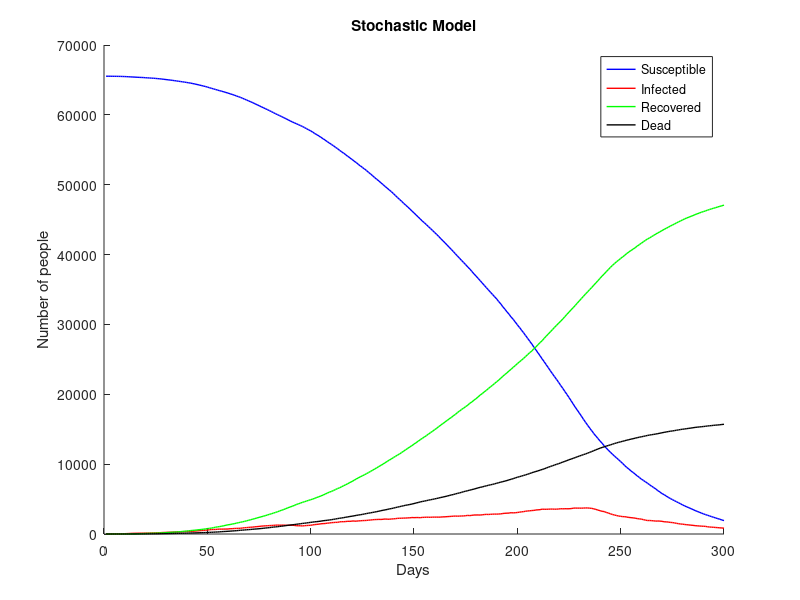
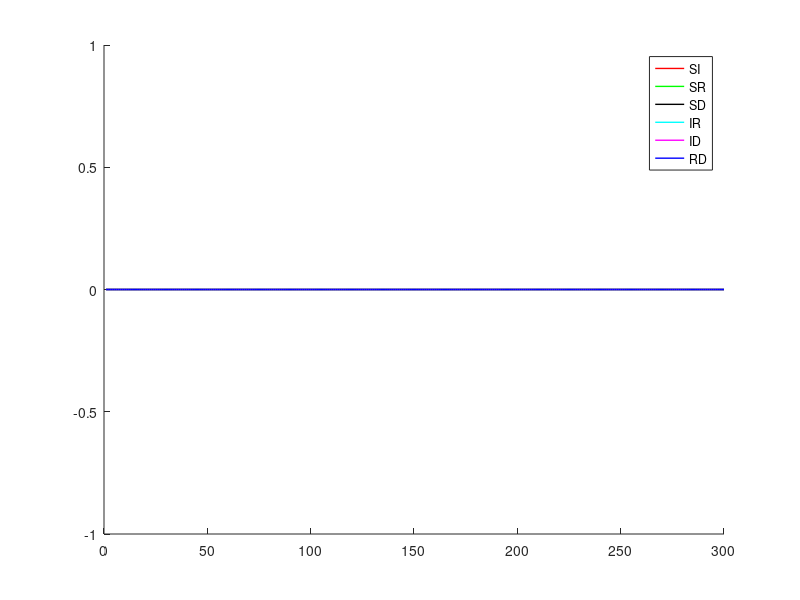
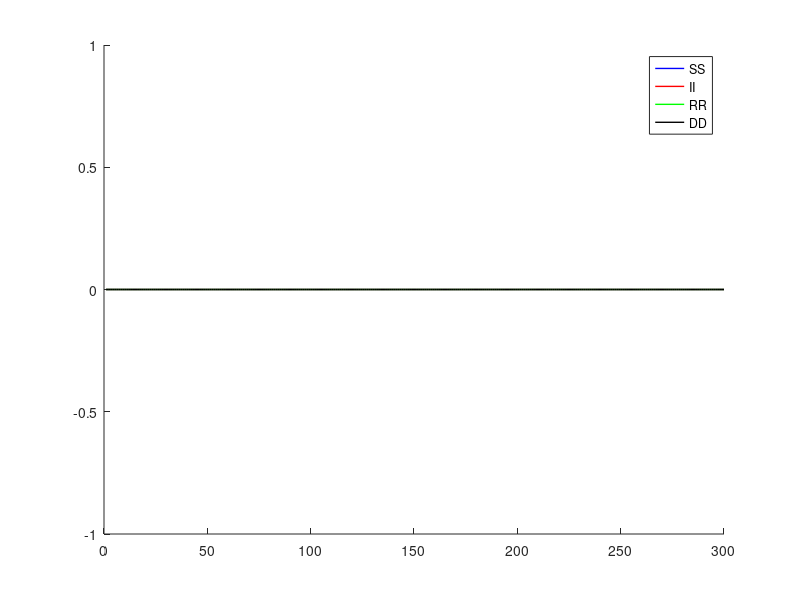
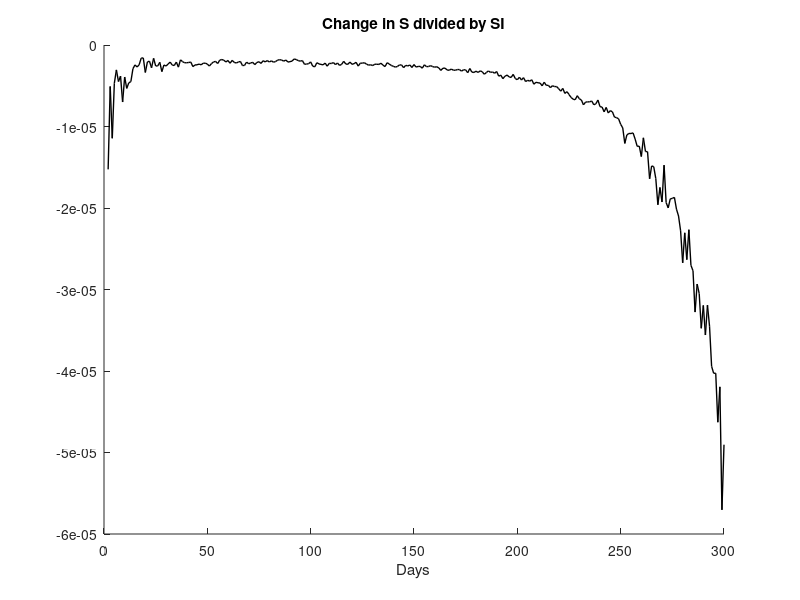

Source code (MATLAB) for these figures, in order:
%SIRD model
clear

size=256; %side length of square

days=300;

infection_rate=.05; %the rate that each additional neighbor multiplies the infection by
infection_radius=3; %how much taxicab distance away someone can be and still infect
infection_factor=2; %chance goes down by a factor of this for every further distance
death_chance=.005;
recovery_chance=.015;
long_connections=5; %how many "longer distance" connections can infect people

times=1; %ensemble only

%setting up infection mechanism
for radius=1:infection_radius
  for x_offset=0:radius
    infection_matrix(infection_radius+1+x_offset,infection_radius+1+radius-x_offset)=1/infection_factor^(radius-1); 
    infection_matrix(infection_radius+1-x_offset,infection_radius+1+radius-x_offset)=1/infection_factor^(radius-1);
    infection_matrix(infection_radius+1+x_offset,infection_radius+1-radius+x_offset)=1/infection_factor^(radius-1);
    infection_matrix(infection_radius+1-x_offset,infection_radius+1-radius+x_offset)=1/infection_factor^(radius-1);    
  endfor
endfor

for iter=1:times
  lattice_si(:,:,iter)=zeros(size,size);
  lattice_rd(:,:,iter)=zeros(size,size); %0 is susceptible
  lattice_i_days=zeros(size,size);
  
  initial_infections=1;

  for x=1:initial_infections
%    initial_x=floor(size*rand())+1; %first position of infected
%    initial_y=floor(size*rand())+1;
    initial_x=floor(size/2)+1;
    initial_y=floor(size/2)+1;
    lattice_si(initial_x,initial_y,iter)=1; %1 is infected
  endfor

  for j=1:days
    i=rand(size);
    lattice_si_temp=lattice_si(:,:,iter);
    
    lattice_i_days=lattice_i_days+(lattice_si(:,:,iter)==1); %each day the chance of recovery/death goes up linearly
      
    lattice_neighbors=infection_rate*conv2(lattice_si(:,:,iter),infection_matrix,"same")-i;
    lattice_si_temp=lattice_si(:,:,iter) | (lattice_neighbors>0);
    lattice_rd(:,:,iter)=lattice_rd(:,:,iter)+3*(lattice_si(:,:,iter).*(i>(1-(death_chance*lattice_i_days))))+2*(lattice_si(:,:,iter).*(i<(recovery_chance*lattice_i_days)));
    lattice_si(:,:,iter)=lattice_si_temp & not(lattice_rd(:,:,iter));
    
    end_s(j,iter)=sum(sum((lattice_si(:,:,iter)+lattice_rd(:,:,iter))==0));
    end_i(j,iter)=sum(sum((lattice_si(:,:,iter)+lattice_rd(:,:,iter))==1));
    end_r(j,iter)=sum(sum((lattice_si(:,:,iter)+lattice_rd(:,:,iter))==2));
    end_d(j,iter)=sum(sum((lattice_si(:,:,iter)+lattice_rd(:,:,iter))==3));
    
    if any(any(lattice_si(:,:,iter)))==0
      end_s(:,iter)=end_s(:,iter-1);
      end_i(:,iter)=end_i(:,iter-1);
      end_r(:,iter)=end_r(:,iter-1);
      end_d(:,iter)=end_d(:,iter-1);
      break
    endif
  endfor
endfor

%statistics
for j=1:days
  end_s_average(j)=sum(end_s(j,:))/times;
  end_i_average(j)=sum(end_i(j,:))/times;
  end_r_average(j)=sum(end_r(j,:))/times;
  end_d_average(j)=sum(end_d(j,:))/times;
  end_ss_average(j)=sum(end_s(j,:).*end_s(j,:))/times;
  end_si_average(j)=sum(end_s(j,:).*end_i(j,:))/times;
  end_sr_average(j)=sum(end_s(j,:).*end_r(j,:))/times;
  end_sd_average(j)=sum(end_s(j,:).*end_d(j,:))/times;
  end_ii_average(j)=sum(end_i(j,:).*end_i(j,:))/times;
  end_ir_average(j)=sum(end_i(j,:).*end_r(j,:))/times;
  end_id_average(j)=sum(end_i(j,:).*end_d(j,:))/times;
  end_rr_average(j)=sum(end_r(j,:).*end_r(j,:))/times;
  end_rd_average(j)=sum(end_r(j,:).*end_d(j,:))/times;
  end_dd_average(j)=sum(end_d(j,:).*end_d(j,:))/times;
endfor

for x=1:size
  for y=1:size
    lattice_si_average(x,y)=sum(lattice_si(x,y,:))/times;
    lattice_rd_average(x,y)=sum(lattice_rd(x,y,:))/times;
  endfor
endfor
figure(1)
x=1:days;
clf;
hold on
plot(x,end_s_average(x),'b','LineWidth',1)
plot(x,end_i_average(x),'r','LineWidth',1)
plot(x,end_r_average(x),'g','LineWidth',1)
plot(x,end_d_average(x),'k','LineWidth',1)
xlabel("Days")
ylabel("Number of people")
legend("Susceptible","Infected","Recovered","Dead")
title({"Stochastic Model"})
hold off

figure(2)
clf;
hold on
plot(x,(end_si_average(x)-end_s_average(x).*end_i_average(x))./((end_s_average(x)+1).*(end_i_average(x)+1)),'r','LineWidth',1)
plot(x,(end_sr_average(x)-end_s_average(x).*end_r_average(x))./((end_s_average(x)+1).*(end_r_average(x)+1)),'g','LineWidth',1)
plot(x,(end_sd_average(x)-end_s_average(x).*end_d_average(x))./((end_s_average(x)+1).*(end_d_average(x)+1)),'k','LineWidth',1)
plot(x,(end_ir_average(x)-end_i_average(x).*end_r_average(x))./((end_i_average(x)+1).*(end_r_average(x)+1)),'c','LineWidth',1)
plot(x,(end_id_average(x)-end_i_average(x).*end_d_average(x))./((end_i_average(x)+1).*(end_d_average(x)+1)),'m','LineWidth',1)
plot(x,(end_rd_average(x)-end_r_average(x).*end_d_average(x))./((end_r_average(x)+1).*(end_d_average(x)+1)),'b','LineWidth',1)
legend('SI','SR','SD','IR','ID','RD')
hold off

figure(3)
clf;
hold on
plot(x,(end_ss_average(x)-end_s_average(x).*end_s_average(x))./((end_s_average(x)+1).*(end_s_average(x)+1)),'b','LineWidth',1)
plot(x,(end_ii_average(x)-end_i_average(x).*end_i_average(x))./((end_i_average(x)+1).*(end_i_average(x)+1)),'r','LineWidth',1)
plot(x,(end_rr_average(x)-end_r_average(x).*end_r_average(x))./((end_r_average(x)+1).*(end_r_average(x)+1)),'g','LineWidth',1)
plot(x,(end_dd_average(x)-end_d_average(x).*end_d_average(x))./((end_d_average(x)+1).*(end_d_average(x)+1)),'k','LineWidth',1)
legend('SS','II','RR','DD')
hold off

figure(4)
clf;
hold on
x=2:days;
plot(x, (end_s_average(x)-end_s_average(x-1))./(end_s_average(x-1).*end_i_average(x-1)),'k','LineWidth',1)
title({"Change in S divided by SI"})
xlabel("Days")
hold off

figure(5)
clf;
hold on
x=1:size;
y=1:size;
%contourf(x,y,lattice_si_average(x,y)+lattice_rd_average(x,y),0:4)
hold off
